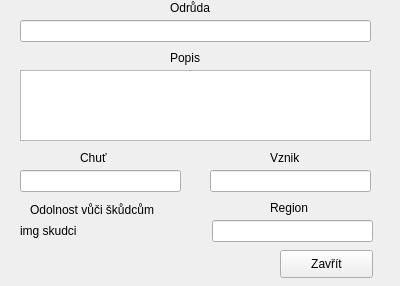
<?xml version="1.0" encoding="UTF-8"?>
<ui version="4.0">
 <class>variety_extract</class>
 <widget class="QWidget" name="variety_extract">
  <property name="geometry">
   <rect>
    <x>0</x>
    <y>0</y>
    <width>400</width>
    <height>286</height>
   </rect>
  </property>
  <property name="windowTitle">
   <string>Form</string>
  </property>
  <widget class="QLineEdit" name="lineEdit_var">
   <property name="geometry">
    <rect>
     <x>20</x>
     <y>20</y>
     <width>351</width>
     <height>22</height>
    </rect>
   </property>
   <property name="readOnly">
    <bool>true</bool>
   </property>
  </widget>
  <widget class="QLineEdit" name="lineEdit_origin">
   <property name="geometry">
    <rect>
     <x>210</x>
     <y>170</y>
     <width>161</width>
     <height>22</height>
    </rect>
   </property>
   <property name="readOnly">
    <bool>true</bool>
   </property>
  </widget>
  <widget class="QLineEdit" name="lineEdit_region">
   <property name="geometry">
    <rect>
     <x>212</x>
     <y>220</y>
     <width>161</width>
     <height>22</height>
    </rect>
   </property>
   <property name="readOnly">
    <bool>true</bool>
   </property>
  </widget>
  <widget class="QLineEdit" name="lineEdit_taste">
   <property name="geometry">
    <rect>
     <x>20</x>
     <y>170</y>
     <width>161</width>
     <height>22</height>
    </rect>
   </property>
   <property name="readOnly">
    <bool>true</bool>
   </property>
  </widget>
  <widget class="QTextEdit" name="textEdit">
   <property name="geometry">
    <rect>
     <x>20</x>
     <y>70</y>
     <width>351</width>
     <height>71</height>
    </rect>
   </property>
   <property name="readOnly">
    <bool>true</bool>
   </property>
  </widget>
  <widget class="QLabel" name="label_odolnost">
   <property name="geometry">
    <rect>
     <x>20</x>
     <y>220</y>
     <width>171</width>
     <height>21</height>
    </rect>
   </property>
   <property name="text">
    <string>img skudci</string>
   </property>
  </widget>
  <widget class="QLabel" name="label_2">
   <property name="geometry">
    <rect>
     <x>170</x>
     <y>0</y>
     <width>55</width>
     <height>16</height>
    </rect>
   </property>
   <property name="text">
    <string>Odrůda</string>
   </property>
  </widget>
  <widget class="QLabel" name="label_3">
   <property name="geometry">
    <rect>
     <x>170</x>
     <y>50</y>
     <width>55</width>
     <height>16</height>
    </rect>
   </property>
   <property name="text">
    <string>Popis</string>
   </property>
  </widget>
  <widget class="QLabel" name="label_4">
   <property name="geometry">
    <rect>
     <x>80</x>
     <y>150</y>
     <width>55</width>
     <height>16</height>
    </rect>
   </property>
   <property name="text">
    <string>Chuť</string>
   </property>
  </widget>
  <widget class="QLabel" name="label_5">
   <property name="geometry">
    <rect>
     <x>270</x>
     <y>150</y>
     <width>55</width>
     <height>16</height>
    </rect>
   </property>
   <property name="text">
    <string>Vznik</string>
   </property>
  </widget>
  <widget class="QLabel" name="label_6">
   <property name="geometry">
    <rect>
     <x>270</x>
     <y>200</y>
     <width>55</width>
     <height>16</height>
    </rect>
   </property>
   <property name="text">
    <string>Region</string>
   </property>
  </widget>
  <widget class="QLabel" name="label_7">
   <property name="geometry">
    <rect>
     <x>30</x>
     <y>200</y>
     <width>141</width>
     <height>20</height>
    </rect>
   </property>
   <property name="text">
    <string>Odolnost vůči škůdcům </string>
   </property>
  </widget>
  <widget class="QPushButton" name="close">
   <property name="geometry">
    <rect>
     <x>280</x>
     <y>250</y>
     <width>93</width>
     <height>28</height>
    </rect>
   </property>
   <property name="text">
    <string>Zavřít</string>
   </property>
  </widget>
 </widget>
 <resources/>
 <connections/>
</ui>
